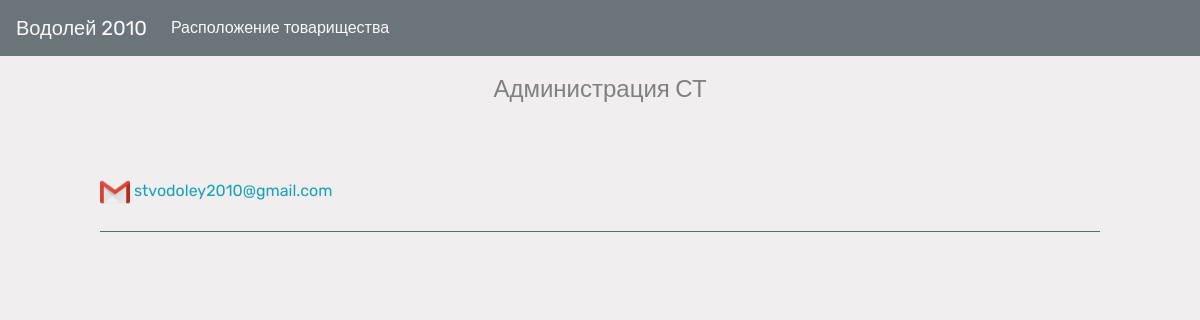
The page /administration/ on the database as committed earlier.
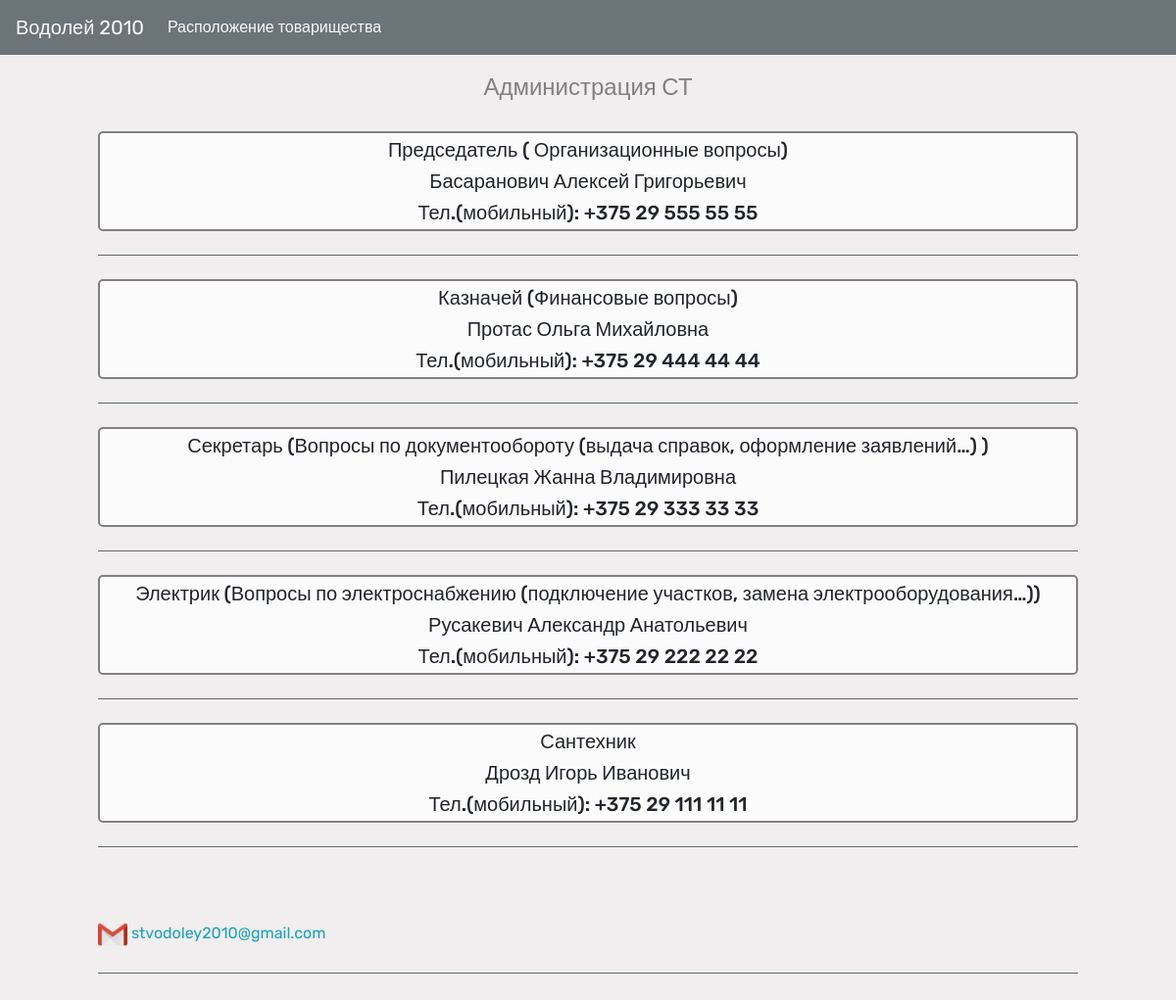
The same page on the database as committed later.
### village/models.py (models this page shows, shortened)
class Governance(models.Model):
    title = models.CharField(max_length=250)
    slug = models.SlugField(max_length=250,
                            default='')
    Должность = models.TextField(max_length=250)
    ФИО = models.TextField(max_length=250)
    Номер_телефона = models.TextField(max_length=250)
    class Meta:
        abstract = True

class АдминистрацияСТ(Governance):
    pass

### village/views.py (the view)
# urls.py: path('administration/', views.administration, name='administration'),
def administration(request):
    leader = models.АдминистрацияСТ.objects.all()
    return render(request,
                  'governance/administration.html',
                  {'leaders': leader}, )

### village/templates/governance/administration.html (shortened to what this page needs)
{% extends 'base.html' %}
{% block content %}
<h4>Администрация СТ</h4>
{% for leader in leaders %}
<div class="media">
  <div class="media-body">
    <h5 class="mt-0"> {{ leader.Должность }}</h5>
    <h5 class="card-text">{{ leader.ФИО }}</h5>
    <h5  class="card-text">Тел.(мобильный): {{ leader.Номер_телефона }}</h5>
    </div>
</div>
<hr class="my-4">
{% endfor %}
{% endblock %}

Rows that differ between the two databases and show on the page:
added АдминистрацияСТ: Должность "Председатель ( Организационные вопросы)", ФИО "Басаранович Алексей Григорьевич", Номер_телефона "+375 29 555 55 55"
added АдминистрацияСТ: Должность "Казначей (Финансовые вопросы)", ФИО "Протас Ольга Михайловна", Номер_телефона "+375 29 444 44 44"
added АдминистрацияСТ: Должность "Секретарь (Вопросы по документообороту (выдача справок, оформление заявлений…) )", ФИО "Пилецкая Жанна Владимировна", Номер_телефона "+375 29 333 33 33"
added АдминистрацияСТ: Должность "Электрик (Вопросы по электроснабжению (подключение участков, замена электрооборудования…))", ФИО "Русакевич Александр Анатольевич", Номер_телефона "+375 29 222 22 22"
added АдминистрацияСТ: Должность "Сантехник", ФИО "Дрозд Игорь Иванович", Номер_телефона "+375 29 111 11 11"
